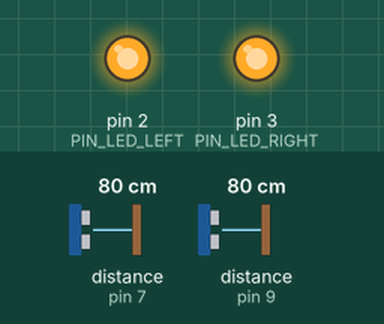
This sketch was run on a simulated Arduino Uno, built with avr-gcc and run on an emulated ATmega328P. On the bench: output pins drawn as LEDs (lit = HIGH). Wiring (inferred from the names in the program): 2 × ultrasonic range finder: trigger pin 6, echo pin 7 / trigger pin 8, echo pin 9. Inputs (shaded band) come from the test bench; at power-on: distance to the obstacle (sensors on pin 7, pin 9) 80 cm. The echo pulse lasts 58.3 µs per cm; pins used as bus, display or sensor lines are not drawn; what the sketch prints to the serial monitor is not drawn.

Above: at 1.2 s.
1.3 s: distance to the obstacle (sensor on pin 7) set to 54 cm
2.8 s: distance to the obstacle (sensor on pin 7) set to 48 cm
At 3.2 s:
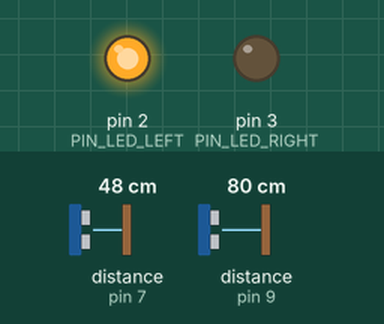
4.3 s: distance to the obstacle (sensor on pin 9) set to 4 cm
At 5.5 s:
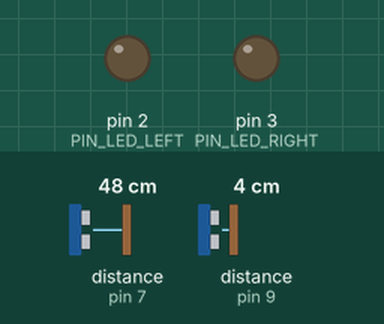
5.8 s: distance to the obstacle (sensor on pin 7) set to 4 cm
7.3 s: distance to the obstacle (sensor on pin 7) set to 2 cm
At 7.7 s:
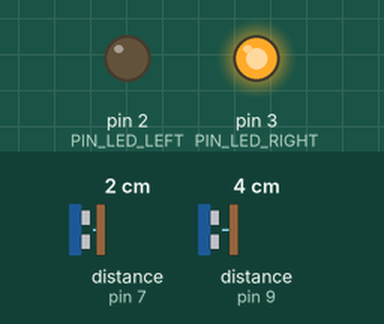
8.8 s: distance to the obstacle (sensor on pin 7) set to 9 cm
At 10.1 s:
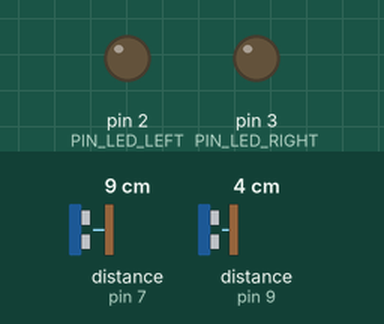
Timing chart, 0 to 11.3 s (numbered marks = the images above; inputs shaded):
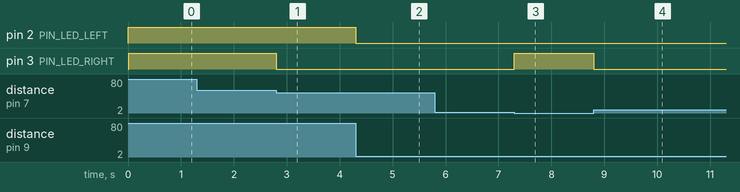

Measured:
- the behaviour switches between 52 and 51 cm on distance to the obstacle (sensor on pin 7) (found by bisection; images 0 and 1)
- the behaviour switches between 3 and 2 cm on distance to the obstacle (sensor on pin 7) (found by bisection; images 2 and 3)
- after the input at 2.8 s, pin 3 (PIN_LED_RIGHT): HIGH → LOW at once
- after the input at 4.3 s, pin 2 (PIN_LED_LEFT): HIGH → LOW at once
- after the input at 7.3 s, pin 3 (PIN_LED_RIGHT): LOW → HIGH at once
- after the input at 8.8 s, pin 3 (PIN_LED_RIGHT): HIGH → LOW at once

The sketch:

senseDistance.ino
```cpp
// Author: Petras Swissler
// Created: 2018-12-01

/////////////////////////////////////////////////////////////////////////
// This program measures the positions of players' hands and outputs them
// to serial. An LED will light up if signal is lost.
//
// Dependencies:	hcsr04.h, pin_definitions.h
// Hardware:		Two HC-SR04 Sensors
// Inputs:			2x Echo Pins (from sensor).
// Outputs:			Serial out. Formatting: "leftHandPosition(mm), RightHandPosition(mm)"
//								Baud Rate:	115200
//
/////////////////////////////////////////////////////////////////////////
// Include Libraries
#include <Arduino.h>
// Hardware
#include "hcsr04.h"
// Configuration
#include "def_config_constants.h"
#include "def_pin_definitions.h"
#include "def_global_variables.h"

// Helper Functions
#include "func_checkTime.h"
#include "func_reportData.h"

/////////////////////////////////////////////////////////////////////////
// Include Libraries
void setup()
{
	// Initialize Serial
	Serial.begin(BAUD_RATE);

	// Time Setup
	start_time = millis();

	// Set up the pins and initialize them low
	pinMode(PIN_LED_LEFT, OUTPUT); digitalWrite(PIN_LED_LEFT, LOW);
	pinMode(PIN_LED_RIGHT, OUTPUT); digitalWrite(PIN_LED_RIGHT, LOW);
}

// Global Variables because why not? (Yes, Jarvis, I know why not.)
int left_dist_mm=50;
int right_dist_mm=50;
float alpha = 0.5; // Controls the weighting of new/ old messages

void loop()
{
	// Iteratively measure hand distances and print them out over serial

	int meas;
	// Measure the left hand distance
	meas = left_distance_sensor.distanceInMillimeters();
	if (meas > 0)
	{
		// Measurement smoothing
		left_dist_mm = (float)meas * alpha + (float)left_dist_mm * (1-alpha);
		// Write LED low to signify that measurement obtained
		digitalWrite(PIN_LED_LEFT, LOW);
	}
	else
	{
		// Keep previous left dist. Indicate that no signal seen
		digitalWrite(PIN_LED_LEFT, HIGH);
	}

	// Measure right hand distance
	meas = right_distance_sensor.distanceInMillimeters();
	if (meas > 0)
	{
		// Measurement Smoothing
		right_dist_mm = (float)meas * alpha + (float)right_dist_mm * (1-alpha);
		// Write LED low to signify that measurement obtained
		digitalWrite(PIN_LED_RIGHT, LOW);
	}
	else
	{
		// Keep previous left dist. Indicate that no signal seen
		digitalWrite(PIN_LED_RIGHT, HIGH);
	}

	// Print the data over serial
	reportData(left_dist_mm, right_dist_mm);
}
```

def_global_variables.h
```cpp
// Author: Petras Swissler
// Created: 2018-12-01
/////////////////////////////////////////////////////////////////////////
// This file creates the global variables used in the setup() and loop()
// Dependencies: hcsr04.h
/////////////////////////////////////////////////////////////////////////
// Create Left and Right Distance Sensors
HCSR04 left_distance_sensor(PIN_LEFT_TRIG, PIN_LEFT_ECHO, RANGE_MIN, RANGE_MAX);
HCSR04 right_distance_sensor(PIN_RIGHT_TRIG, PIN_RIGHT_ECHO, RANGE_MIN, RANGE_MAX);

// Timing variables
unsigned int start_time = 0;
```

def_pin_definitions.h
```cpp
// Author: Petras Swissler
// Created: 2018-12-01
/////////////////////////////////////////////////////////////////////////
// This file defines the pins used by the Arduino
// Dependencies: None
/////////////////////////////////////////////////////////////////////////
// Pins for HCSR04 sensors
// Pins for left hand
const int PIN_LEFT_TRIG = 8;
const int PIN_LEFT_ECHO = 9;
// Pins for right hand
const int PIN_RIGHT_TRIG = 6;
const int PIN_RIGHT_ECHO = 7;

// User Feedback Pins
const int PIN_LED_LEFT = 2;
const int PIN_LED_RIGHT = 3;
```

func_checkTime.h
```cpp
// Author: Petras Swissler
// Created: 2018-09-01

/////////////////////////////////////////////////////////////////////////
// This function checks to see if a certain number of seconds has passed
// Dependencies:	arduino.h
// Hardware:		None
// Inputs:			Time that cycle started, desired duration of cycle
// Outputs:			True = Time has elapsed
//					False = Time remains

/////////////////////////////////////////////////////////////////////////
bool checkTime(unsigned long startTime, float targetDuration_seconds)
{
  if((millis()-startTime)>=(targetDuration_seconds*MS_PER_S))
  {
	  return true;
  }
  else{
	  return false;
  }
}
```

func_reportData.h
```cpp
// Author: Petras Swissler
// Created: 2018-12-01
/////////////////////////////////////////////////////////////////////////
// This file reports the data in an expected format
// Dependencies: arduino.h
/////////////////////////////////////////////////////////////////////////
void reportData(int left_dist_mm, int right_dist_mm)
{
	Serial.print(left_dist_mm);
	Serial.print(",");
	Serial.print(right_dist_mm);
	Serial.print("\r\n");
}
```

hcsr04.cpp
```cpp
// https://github.com/jeremylindsayni/Bifrost.Arduino.Sensors.HCSR04/blob/master/src/hcsr04.cpp
#include "Arduino.h"
#include "HCSR04.h"

HCSR04::HCSR04(int trigger, int echo)
{
    pinMode(trigger, OUTPUT);
    pinMode(echo, INPUT);
    _trigger = trigger;
    _echo = echo;
}

HCSR04::HCSR04(int trigger, int echo, int minRange, int maxRange)
{
    pinMode(trigger, OUTPUT);
    pinMode(echo, INPUT);
    _trigger = trigger;
    _echo = echo;
	_minRange = minRange;
    _maxRange = maxRange;
}

unsigned int HCSR04::echoInMicroseconds()
{
    digitalWrite(_trigger, LOW);
    delayMicroseconds(5);
    digitalWrite(_trigger, HIGH);
    delayMicroseconds(10);
    digitalWrite(_trigger, LOW);
    // Why don't I just use? "return pulseIn(_echo, HIGH);"
	// Arduino Primo doesn't have access to pulseIn.

    /*while(digitalRead(_echo) == LOW);
    int pulseStart = micros();
    while(digitalRead(_echo) == HIGH);
    return micros() - pulseStart;*/

	// Petras Edit:
	return pulseIn(_echo, HIGH, 7500);
}


int HCSR04::distanceInMillimeters()
{
    int duration = echoInMicroseconds();
    // Given the speed of sound in air is 332m/s = 3320cm/s = 0.0332cm/us).
    int distance = (duration / 2) * 0.332;

	if (_minRange == -1 && _maxRange == -1)
	{
		return distance;
	}

	if (distance > _minRange && distance < _maxRange)
	{
		return distance;
	}

	return -1;
}

void HCSR04::ToSerial()
{
    Serial.println(ToString());
}

String HCSR04::ToString()
{
    String distanceString = "{\"Protocol\":\"Bifrost\",\"Device\":\"HCSR04\",\"Driver version\":\"2.0.0\",\"Properties\":{\"Distance\":<<DISTANCE>>}}";
    distanceString.replace("<<DISTANCE>>", String(distanceInMillimeters()));

    return distanceString;
}
```

hcsr04.h
```cpp
//https://github.com/jeremylindsayni/Bifrost.Arduino.Sensors.HCSR04/blob/master/src/hcsr04.h

#ifndef HCSR04_h
#define HCSR04_h


class HCSR04
{
  public:
    HCSR04(int trigger, int echo);
	HCSR04(int trigger, int echo, int minRange, int maxRange);
    unsigned int echoInMicroseconds();
    int distanceInMillimeters();
    void ToSerial();
    String ToString();

  private:
    int _trigger;
    int _echo;
	int _minRange = -1;
	int _maxRange = -1;
};

#endif
```

def_config_constants.h
```cpp
// Author: Petras Swissler
// Created: 2018-12-01
/////////////////////////////////////////////////////////////////////////
// This file creates all configuration constants for this program
// Dependencies: none
/////////////////////////////////////////////////////////////////////////
// Physical Constants
const float MS_PER_S	= 1000;
const float S_PER_MS	= 0.001;

// Configuration for the distance sensors
const int RANGE_MIN		= 20;
const int RANGE_MAX		= 500;

// Communication constants
#define BAUD_RATE				115200
const float MEASUREMENT_PERIOD	= 0.1;
```
